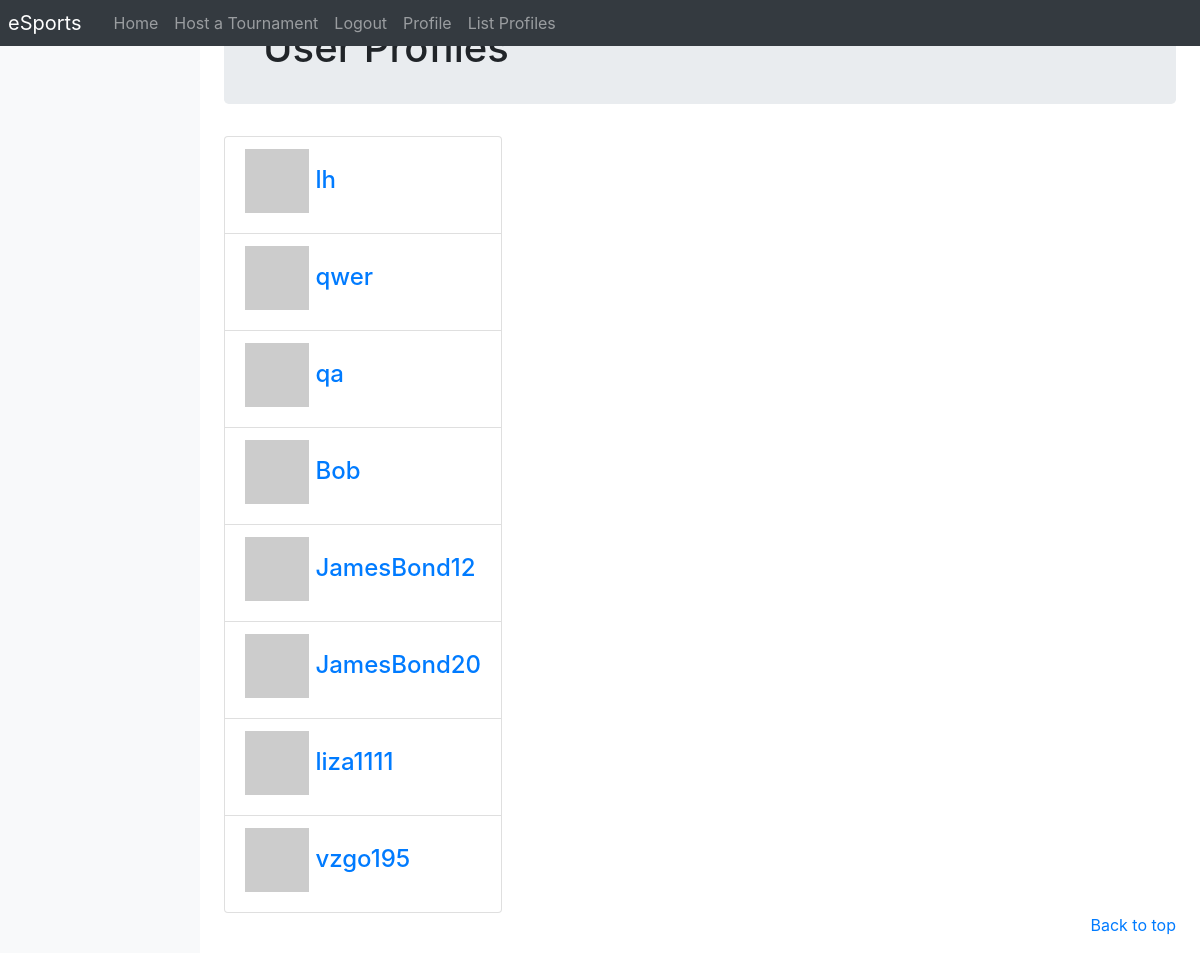
Page /profiles/ (signed in) on the earlier database version.
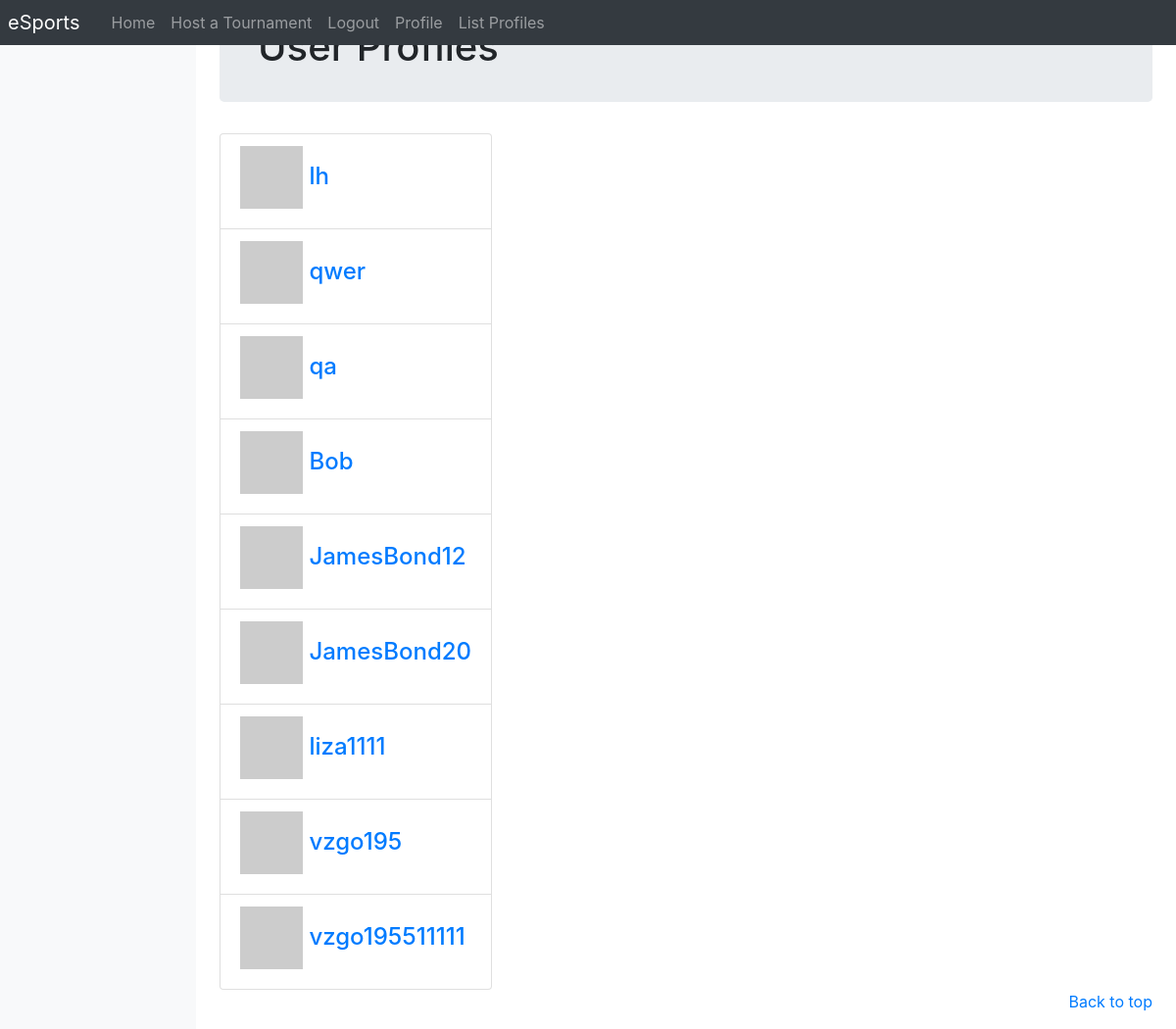
Same page on the later database version.
### users/models.py (models this page shows, shortened)
class Profile(models.Model):
    user = models.OneToOneField(User, on_delete=models.CASCADE)
    picture = models.ImageField(blank=True, upload_to='profile_images')

### users/views.py (the view)
# urls.py: path('profiles/', users_view.ListProfilesView.as_view(), name='list_profiles'),
class ListProfilesView(View):
    @method_decorator(login_required)
    def get(self, request):
        profiles = Profile.objects.all()
        return render(request,
                      'contest/list_profiles.html', {'userprofile_list': profiles})

### contest/templates/contest/list_profiles.html (shortened to what this page needs)
{% extends 'contest/base.html' %}
{% load staticfiles %}
{% block body_block %}
    <div class="jumbotron p-4">
        <div class="container">
            <h1 class="jumotron-heading">User Profiles</h1>
        </div>
    </div>
    <div class="container">
        <div class="row">
            {% if userprofile_list %}
            <div class="panel-body">
                <div class="list-group">
                    {% for listuser in userprofile_list %}
                    <div class="list-group-item">
                        <h4 class="list-group-item-heading">
                            <a href="{% url 'profile' listuser.user.username %}">
                                {% if listuser.picture %}
                                <img src="{{ MEDIA_URL }}{{ listuser.picture }}" width="64" height="64" />
                                {% else %}
                                <img src="https://lorempixel.com/64/64/people/" width="64" height="64" />
                                {% endif %}
                                {{ listuser.user.username }}
                            </a>
                        </h4>
                    </div>
                    {% endfor %}
                </div>
            </div>
            {% else %}
            <p>There are no users present on eSports.</p>
            {% endif %}
        </div>
    </div>
{% endblock %}

### contest/templates/contest/base.html (shortened to what this page needs)
<!DOCTYPE html>
{% load staticfiles %}
<html lang="en">
    <head>
    <link href="https://getbootstrap.com/docs/4.2/dist/css/bootstrap.min.css" rel="stylesheet">
    <link href="https://getbootstrap.com/docs/4.2/examples/dashboard/dashboard.css" rel="stylesheet">
    </head>
    <body>
        <header>
            <nav class="navbar navbar-expand-md navbar-dark fixed-top bg-dark p-0">
                <a class="navbar-brand p-2" href="{% url 'home' %}">eSports</a>
                <div class="collapse navbar-collapse" id="navbarCollapse">
                    <ul class="navbar-nav mr-auto">
                        <li class="nav-item"><a class="nav-link" href="{% url 'home' %}">Home</a></li>
                        {% if user.is_authenticated %}
                         <li class="nav-item "><a class="nav-link" href="{% url 'add_tournament' %}">Host a Tournament</a></li>
                        <li class="nav-item"><a class="nav-link" href="{% url 'auth_logout' %}?next={% url 'auth_logout'%}">Logout</a></li>
                        <li class="nav-item"><a class="nav-link" href="{% url 'profile' user.username %}">Profile</a></li>
                        <li class="nav-item"><a class="nav-link" href="{% url 'list_profiles' %}">List Profiles</a></li>
                        {% else %}
                        <li class="nav-item"><a class="nav-link" href="{% url 'registration_register' %}">Register Here</a></li>
                        <li class="nav-item "><a class="nav-link" href="{% url 'auth_login' %}">Login</a></li>
                        {% endif %}
                    </ul>
                </div>
            </nav>
        </header>
        <div class="container-fluid">
            <div class="row">
                <nav class="col-md-2 d-none d-md-block bg-light sidebar">
                    <div class="ml-3 w-75">
                    </div>
                </nav>
                <main role="main" class="col-md-9  ml-sm-auto col-lg-10 px-4">
                    {% block body_block %}{% endblock %}
                    <footer>
                        <p class="float-right"><a href="#">Back to top</a></p>
                    </footer>
                </main>
            </div>
        </div>
    </body>
</html>

Differences in the rows shown:
added Profile: user.username "vzgo195511111"
